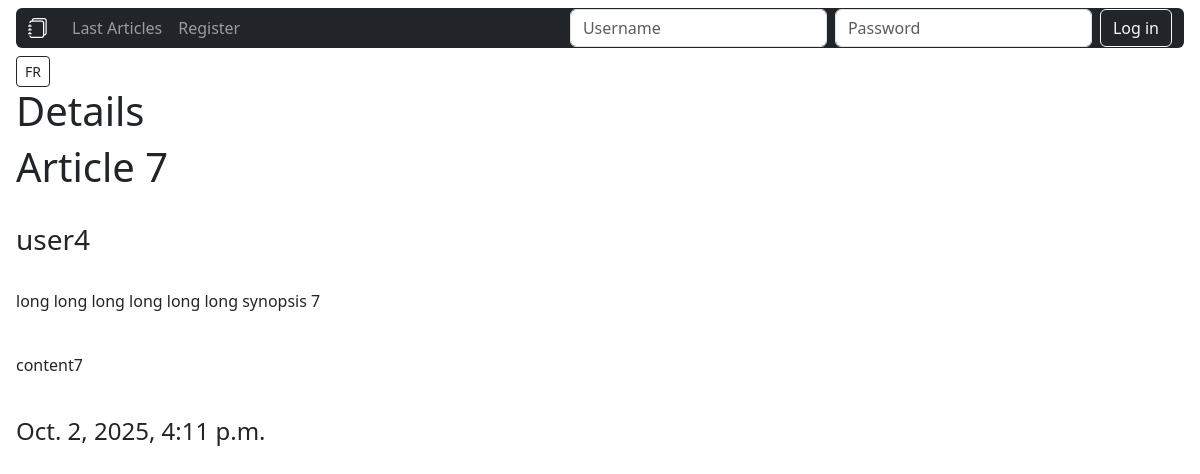
The page /details/7 on the database its author committed.
### articles/models.py (models this page shows, shortened)
class Article(models.Model):
	title = models.CharField(max_length=64, null=False, blank=False)
	author = models.ForeignKey(settings.AUTH_USER_MODEL, on_delete=models.CASCADE, null=False, blank=False)
	created = models.DateTimeField(auto_now_add=True)
	synopsis = models.CharField(max_length=312, null=False, blank=False)
	content = models.TextField(null=False, blank=False)

### articles/views.py (the view, shortened to what this page needs)
# urls.py: path('details/<int:pk>', ArticleDetailView.as_view(), name="details"),
class ArticleDetailView(DetailView):
	model = Article
	template_name = "details.html"
	context_object_name = "article"

### articles/templates/details.html (shortened to what this page needs)
{% extends "base.html" %}
{% block content %}
<h1>Details</h1>
<h1>{{ article.title }}</h1><br>
<h3 label="Author">{{ article.author.username }}</h3><br>
<p>{{ article.synopsis }}</p><br>
<p>{{ article.content }}</p><br>
<h4 label="created_at">{{ article.created }}</h4>
{% endblock content %}

### rows shown on the page
Article: title "Article 7", author.username "user4", synopsis "long long long long long long synopsis 7", content "content7", created "Oct. 2, 2025, 4:11 p.m."
